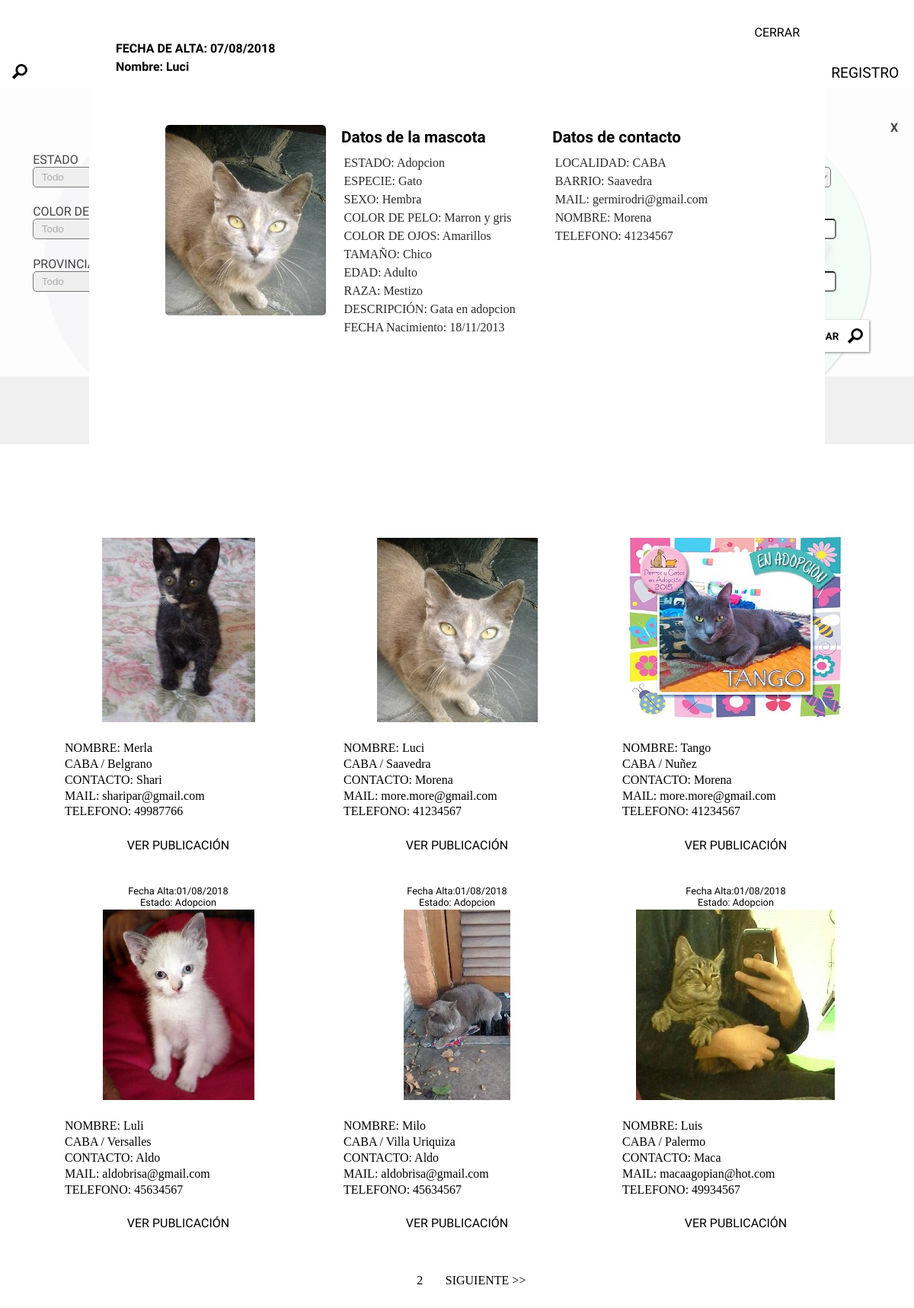
The app's page /index.php?boton=buscador&publi=2 with its own data.
### tables this page shows
CREATE TABLE publicacion(
	ID INT(9) UNSIGNED NOT NULL AUTO_INCREMENT PRIMARY KEY,
	DESCRIPCION TEXT, 
	ESTADO enum('Adopcion','Encontrado','Perdido'),
	SEXO enum('Hembra','Macho','No lo se'), 
	UBICACION  VARCHAR(255),
	FECHA_M VARCHAR(30),
	TELEFONO BIGINT(15) NOT NULL,
	RUTA_IMG VARCHAR(255),
	MAIL VARCHAR(35) NOT NULL,
	NOMBRE_ANIMAL VARCHAR(35),
	NOMBRE_HUMANO VARCHAR(35) NOT NULL,
	TAMANIO enum('Chico','Mediano','Grande'),
	EDAD enum('Bebe','Joven','Adulto','Viejito'),
	LOCALIDAD VARCHAR(45) NOT NULL,
	BARRIO VARCHAR(45) NOT NULL,
	RAZA VARCHAR(45),
	COLOR VARCHAR(45),
	ESPECIE enum('Perro','Gato'),
	
	FKPROVINCIA TINYINT(2) UNSIGNED,
	FKOJOS TINYINT(1) UNSIGNED,
	
	FOREIGN KEY (FKPROVINCIA) REFERENCES provincia(ID),
	FOREIGN KEY (FKOJOS) REFERENCES ojos(ID)
);

### php/contenidos/cont_index.php (the view, shortened to what this page needs)
<?php
	if(isset($_GET["boton"])&&$_GET["boton"]=="buscador"){
					echo "</select></div>";
	}
	?>
<div id='cont_index'>
</div>

### config.php (shortened to what this page needs)
<?php
$cnx=mysqli_connect('localhost','root','','redmascotera');
function print_f($str){
	$cod=mb_detect_encoding($str,'UTF-8,ISO-8859-1');
	$str=iconv($cod,'UTF-8',$str);
	echo $str;
}
function control( $s ){
	global $cnx;
	return mysqli_real_escape_string($cnx, $s);
}
?>

### php/contenidos/cont_listado.php (shortened to what this page needs)
<div id='cont_listado'>
<?php
$link="";
foreach($_GET as $i=>$j){
	$link.=$i."=".$j."&amp;";
}
$link=substr($link,0,-5);
$abuscar="WHERE ";
	$cantidad = 6;
	if(isset($_GET['boton'])||$abuscar!="WHERE "){
		if(isset($_GET['boton'])&&($_GET['boton']=='Gatos'||$_GET['boton']=='Perros')){
			$btn=substr($_GET["boton"],0,-1);
			$titulo=$_GET["boton"];
			$busqueda2="AND publicacion.ESPECIE='$btn '";
		}
		else if(isset($_GET["boton"])&&$_GET["boton"]=="buscador"){
			$titulo="";
		}
		else if($abuscar!="WHERE "){
			$abuscar = substr($abuscar, 0, -4);
			$titulo="Resultados de busqueda";
		}
				$pagina = isset($_GET['pag'])? $_GET['pag']:1;
				if($abuscar!="WHERE "){
					$cap="";
					if(isset($_GET["ojos"])&&!isset($_GET["ojos"])){
						$cap=" ojos, ";
						$cap2=" AND ojos.ID=publicacion.FKOJOS ";
					}
					if(isset($_GET["provincia"])&&!isset($_GET["provincia"])){
						$cap=" provincia, ";
						$cap2=" AND provincia.ID=publicacion.FKPROVINCIA ";
					}
					if(isset($_GET["provincia"])&&isset($_GET["ojos"])){
						$cap=" provincia, ojos,";
						$cap2=" AND provincia.ID=publicacion.FKPROVINCIA AND ojos.ID=publicacion.FKOJOS ";
					}
					if(!isset($_GET["provincia"])&&!isset($_GET["ojos"])){
						$cap="";
						$cap2="";
					}
					$pa="SELECT COUNT(publicacion.ID) AS TOTAL FROM $cap publican JOIN publicacion $abuscar AND publican.FKPUBLICACION=publicacion.ID AND publican.BORRADO='no' $cap2";
				}
				else{
					if(!isset($busqueda2)){$busqueda2="";}
					$pa = "SELECT COUNT(publicacion.ID) AS TOTAL FROM publican JOIN publicacion WHERE publican.FKPUBLICACION=publicacion.ID $busqueda2 AND publican.BORRADO='no'";
				}
				$f = mysqli_query($cnx, $pa);
				$a = mysqli_fetch_assoc($f);
				$registros = $a['TOTAL'];
				$paginas = ceil($registros/$cantidad);
				$inicio = $cantidad * ($pagina-1);
				if(isset($_GET["cat"])){
					$c=control($_GET['cat']);
					if($c=='Adopcion'){$c='en Adopción';}
					if($c=='Perdido'){$c='Perdidos';}
					if($c=='Encontrado'){$c='Encontrados';}
				}
				else{
					$c="";
				}
				echo "<h2>$titulo $c</h2>";
					if(isset($_GET["publi"])){
						$num_publi=control($_GET["publi"]);
							$c4="SELECT
								publicacion.BARRIO,
								publicacion.COLOR,
								publicacion.DESCRIPCION,
								publicacion.EDAD,
								publicacion.ESPECIE,
								publicacion.ESTADO,
								publicacion.FECHA_M,
								provincia.PROVINCIA,
								ojos.OJOS,
								publicacion.LOCALIDAD,
								publicacion.MAIL,
								publicacion.NOMBRE_ANIMAL,
								publicacion.NOMBRE_HUMANO,
								publicacion.RAZA,
								publicacion.SEXO,
								publicacion.RUTA_IMG,
								publicacion.TAMANIO,
								publicacion.TELEFONO,
								publicacion.UBICACION AS CALLES,
								usuario.MAIL,
								DATE_FORMAT(publican.FECHA_A,'%d/%m/%Y') AS FECHA_ALTA
							FROM
								publicacion,
								publican,
								ojos,
								provincia,
								usuario
							WHERE publicacion.ID='$num_publi' AND usuario.ID=publican.FKNOMBRE AND publican.BORRADO='no' AND provincia.ID=publicacion.FKPROVINCIA
							group by publicacion.ID ";
							$res = mysqli_query($cnx,$c4);
							while($b = mysqli_fetch_assoc($res)){
										if($b["FECHA_M"]!=''){
											if($b["ESTADO"]=="Encontrado"||$b["ESTADO"]=="Perdido"){
												$agre=" $b[ESTADO]:";
											}
											else{
												$agre=" Nacimiento:";
											}
											echo "<li>FECHA$agre $b[FECHA_M]</li>";
										}
							}
					}
					if(isset($_GET["boton"])&&$_GET["boton"]!="buscador"){
						$paracon="where publican.FKNOMBRE=usuario.ID AND publicacion.ESPECIE='$btn' ";
						if(isset($_GET["cat"])){
							if($_GET["cat"]=="Perdidos"||$_GET["cat"]=="Encontrados"){
								$_GET["cat"]=substr($_GET["cat"],0,-1);
							}
							$paracon.="  AND publicacion.ESTADO='$_GET[cat]'";
						}
					}
					else if(isset($_GET["boton"])&&$_GET["boton"]=="buscador"){
						$paracon="";
					}
					else if($abuscar!="WHERE "){
						$paracon=$abuscar;
					}
					$con="SELECT
						DATE_FORMAT(publican.FECHA_A,'%d/%m/%Y') AS FECHA,
						publicacion.NOMBRE_ANIMAL,
						publicacion.ESTADO,
						CONCAT(publicacion.LOCALIDAD,' / ',publicacion.BARRIO) AS DIREC,
						publicacion.NOMBRE_HUMANO,
						publicacion.RUTA_IMG,
						publicacion.MAIL,
						publicacion.TELEFONO,
						publicacion.ID
						FROM
						usuario,
						publican JOIN publicacion ON publican.FKPUBLICACION=publicacion.ID
						$paracon AND publican.BORRADO='no'
						GROUP BY publican.ID
						LIMIT $inicio, $cantidad";
					$res = mysqli_query($cnx,$con);
					while($a = mysqli_fetch_assoc($res)){
						if($abuscar=="WHERE "){
							if(isset($_GET["cat"])){
								if($_GET["cat"]=="Perdido"||$_GET["cat"]=="Encontrado"){
									$_GET["cat"]=$_GET["cat"]."s";
									$link="boton=$_GET[boton]&amp;cat=$_GET[cat]";
								}
								else if($_GET["cat"]=="Adopcion"){
									$link="boton=$_GET[boton]&amp;cat=$_GET[cat]";
								}
							}
							else{
								$link="boton=$_GET[boton]";
							}
						}
								if(isset($_GET["pag"])){
									echo "pag=$_GET[pag]&amp;";
								}
					}
					if( $paginas > 1 ){
						echo "<div id='pag'>";
							for( $i = 1; $i <= $paginas; $i++){
								$css = ($i==$pagina)? 'style="color: white"':'';
								if($abuscar!="WHERE "){
									echo "<a href='index.php?$link&amp;pag=$i' $css>$i</a> ";
								}
								else{
									echo "<a href='index.php?$link&amp;pag=$i' $css>$i</a> ";
								}
							}
							if( $pagina < $paginas ){
								$siguiente = $pagina+1;
								if($abuscar!="WHERE "){
									echo "<a href='index.php?$link&amp;pag=$siguiente'>SIGUIENTE >></a> ";
								}
								else{
									echo "<a href='index.php?$link&amp;pag=$siguiente'>SIGUIENTE >></a> ";
								}
							}
						echo "</div>";
					}
	}
	?>
	</div>

### css/estilos.css (style rules this page uses)
* { margin:0;padding:0 }
#cont_index { background:rgba(225,225,225,.5); text-align:center; color:white; }
body { font-family: 'Julius Sans One'; background:url('../img/header1.jpg') 100% 70% fixed; min-width:1200px; font-weight:normal!important; }
h2 { text-align:center; font-size:2em; }
#cont_listado { padding:2em; min-height:500px; }
#registro >div, #modal>div, #modal2>div { width: 80vw; border:solid .2em white; margin: 20px auto; padding: 9px 20px 20px 20px; min-height: 85vh; background:white; }
#cerrar { margin-left:95%; cursor:pointer; }
#registro, #modal { position: fixed; top: 0; left: 0; width: 100%; height: 100%; }
.chico span, .maschico span { display:block; }
.chico { display:inline-block; width:215px; }
#publicar form>fieldset div input,#publicar form>fieldset div span,#text>span,#publicar form>div fieldset div span,#publicar form>div fieldset div input { width:85%; display:inline-block; }
h2,h3 { font-weight: normal!important; }
.listar_publicacion h3 { background:white; font-size:.8em; font-weight:normal; padding:.2em 0; }
.listar_publicacion ul { list-style:none; text-align:left; line-height:1.3em; padding:1em; font-family: calibri; font-weight: normal; }
.listar_publicacion>a { background:white; padding:.5em; color:black; text-decoration:none; width:95%; display:inline-block; }
.listar_publicacion { display:inline-block; font-weight:normal; vertical-align:top; width:330px; overflow:hidden; margin:1em; border:white 1px black; background:rgba(255,255,255,0.6); }
#cont_listado h2 { padding-bottom:1em; font-weight: normal; }
#cont_listado { margin:0 auto; text-align:center; }
.listar_publicacion>div { overflow:hidden; background:white; display:inline-block; width:100%; height:100%; text-align:center; }
#pag a { color:black; font-family:calibri; display:inline-block; margin:0 .8em; text-decoration:none; }
#pag { margin:2em; }
#modal h4 { padding:.3em; padding-left:2em; line-height:1.5em; color:black; padding-bottom: 4em; text-align: left; }
#modal h5, #modal2 h5 { float:left; padding:.2em .6em; font-size:1.3em; }
#cerrar { margin-right:10px; margin-top:10px; float:right; margin-right: 30px; }
#modal ul li { color:#2B2929; font-family: calibri; }
#modal ul { list-style:none; text-align:left; display:inline-block; padding:2%; padding-left:1em; float:left; line-height:1.5em; width:250px; font-weight:none; }
#modal>div, #modal2>div { padding:0; }
.sub { display:inline-block; width:270px; vertical-align:top; padding-left:.2em; }
#modal>div>figure { display:inline-block; overflow:hidden; }
#modal img { padding-top:2em; padding:0; border-radius:5px; }
#modal figure { border-radius:5px; }
#buscado { background:rgba(255, 255, 255,.9); color:#434343; padding:2em; position:absolute; }
#buscado div { width:16.6%; padding:.7em; }
#cerrar2 { font-weight: bold; }
#buscado input[type='submit'] { display:inline-block; padding:1em; padding-right:3em; background:url(../img/iconos/busqueda.png) white no-repeat 90% 50%; border:none; box-shadow: grey 1px 1px 3px; cursor:pointer; color:black; float:right; margin-right:2em; font-family:'Julius Sans One'; text-transform:uppercase; font-weight:bold; margin-top:2em; }
#cerrar2 { text-align:right; width:100%!important; cursor:pointer; }

### records on screen
publicacion: str "CERRAR FECHA DE ALTA: 07/08/2018 Nombre: Luci Datos de la mascota ESTADO: Adopcion ESPECIE: Gato SEXO: Hembra COLOR DE PELO: Marron y gris COLOR DE OJOS: Amarillos TAMAÑO: Chico EDAD: Adulto RAZA: Mestizo DESCRIPCIÓN: Gata en adopcion Datos de contacto LOCALIDAD: CABA BARRIO: Saavedra MAIL: germirodri@gmail.com NOMBRE: Morena TELEFONO: 41234567", ESTADO "Nacimiento:", FECHA_M "18/11/2013", str "NOMBRE: Luci CABA / Saavedra CONTACTO: Morena MAIL: more.more@gmail.com TELEFONO: 41234567 VER PUBLICACIÓN"
publicacion: str "NOMBRE: Merla CABA / Belgrano CONTACTO: Shari MAIL: sharipar@gmail.com TELEFONO: 49987766 VER PUBLICACIÓN"
publicacion: str "NOMBRE: Tango CABA / Nuñez CONTACTO: Morena MAIL: more.more@gmail.com TELEFONO: 41234567 VER PUBLICACIÓN"
publicacion: str "Fecha Alta:01/08/2018 Estado: Adopcion NOMBRE: Luli CABA / Versalles CONTACTO: Aldo MAIL: aldobrisa@gmail.com TELEFONO: 45634567 VER PUBLICACIÓN"
publicacion: str "Fecha Alta:01/08/2018 Estado: Adopcion NOMBRE: Milo CABA / Villa Uriquiza CONTACTO: Aldo MAIL: aldobrisa@gmail.com TELEFONO: 45634567 VER PUBLICACIÓN"
publicacion: str "Fecha Alta:01/08/2018 Estado: Adopcion NOMBRE: Luis CABA / Palermo CONTACTO: Maca MAIL: macaagopian@hot.com TELEFONO: 49934567 VER PUBLICACIÓN"

### other values on screen
$str "X ESTADO COLOR DE OJOS PROVINCIA"
